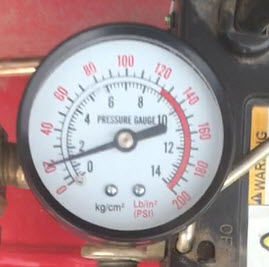
#> input picture Computer vision/Computer vision/Capture_image_method/images/1.jpg, 269 x 267 px, given in place of the camera
$ python test_video_2.py
#> lines starting #> are read from the running program, lines starting #| are printed output that depends on the picture; after the words box and inside, x2 and y2 are one past the last pixel; in counts of white or black regions, pixels touching at a corner belong together
import numpy as np
import cv2
import time

print("This program will recognize gauge meter value from camera, please aim the camera to gauge!")
print("Initial parameter of gauge:")
min_angle = 40
max_angle = 314.5
min_value = 0
max_value = 120
units = 'Degree'
url = 'http://10.10.27.215'


def avg_circles(circles, b):
    avg_x=0
    avg_y=0
    avg_r=0
    for i in range(b):
        #optional - average for multiple circles (can happen when a gauge is at a slight angle)
        avg_x = avg_x + circles[0][i][0]
        avg_y = avg_y + circles[0][i][1]
        avg_r = avg_r + circles[0][i][2]
    avg_x = int(avg_x/(b))
    avg_y = int(avg_y/(b))
    avg_r = int(avg_r/(b))
    return avg_x, avg_y, avg_r

def dist_2_pts(x1, y1, x2, y2):
    #print np.sqrt((x2-x1)^2+(y2-y1)^2)
	return np.sqrt((x2 - x1)**2 + (y2 - y1)**2)

cap = cv2.VideoCapture(0)

while(cap.isOpened()):
	while True:
		try:
			ret, img = cap.read()
#> img is the input picture: shape (267, 269, 3); mean B, G, R 144.6, 142.7, 162.1
			cv2.imshow('Analog Gauge Reader', img)

			#calibrate function
			#======================================================================================
			img_blur = cv2.GaussianBlur(img, (5,5), 3)
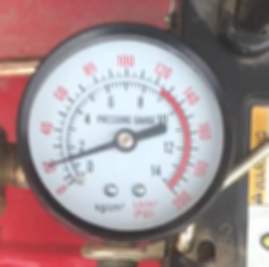
#> img_blur: shape (267, 269, 3); mean B, G, R 144.6, 142.7, 162.1
			gray = cv2.cvtColor(img_blur, cv2.COLOR_BGR2GRAY)  #convert to gray
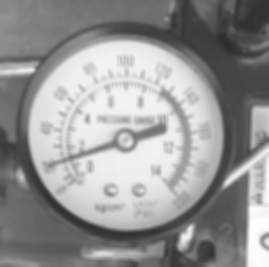
#> gray: shape (267, 269); min 45, max 255, mean 148.7
			height, width = img.shape[:2]
#> height = 267; width = 269

			#restricting the search from 35-48% of the possible radii gives fairly good results across different samples.  Remember that
			#these are pixel values which correspond to the possible radii search range.
			circles = cv2.HoughCircles(gray, cv2.HOUGH_GRADIENT, 1, 20, np.array([]), 100, 50, int(height*0.35), int(height*0.48))
#> circles = [[126.5, 131.5, 98]]
			# average found circles, found it to be more accurate than trying to tune HoughCircles parameters to get just the right one
			a, b, c = circles.shape
#> a = 1; b = 1; c = 3
			x,y,r = avg_circles(circles, b)
#> the loop in avg_circles, `for i in range(b):` made 1 pass
#> after the loop in avg_circles, `for i in range(b):`: avg_r = 98; avg_x = 126.5; avg_y = 131.5
#> in avg_circles, `avg_x = int(avg_x/(b))`: avg_x = 126
#> in avg_circles, `avg_y = int(avg_y/(b))`: avg_y = 131
#> x = 126; y = 131; r = 98

			#draw center and circle
			cv2.circle(img, (x, y), r, (0, 0, 255), 3, cv2.LINE_AA)  # draw circle
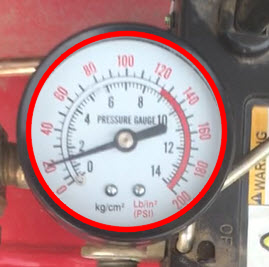
#> img: shape (267, 269, 3); 5.8% of pixels changed, all inside (x1, y1, x2, y2) = (25, 30, 228, 233)
			cv2.circle(img, (x, y), 2, (0, 255, 0), 3, cv2.LINE_AA)  # draw center of circle
#> img: shape (267, 269, 3); 0.11% of pixels changed, all inside (x1, y1, x2, y2) = (121, 127, 132, 136)

			separation = 10.0 #in degrees
			interval = int(360 / separation)
			p1 = np.zeros((interval,2))  #set empty arrays
			p2 = np.zeros((interval,2))
			p_text = np.zeros((interval,2))
			for i in range(0,interval):
				for j in range(0,2):
					if (j%2==0):
						p1[i][j] = x + 0.9 * r * np.cos(separation * i * 3.14 / 180) #point for lines
					else:
						p1[i][j] = y + 0.9 * r * np.sin(separation * i * 3.14 / 180)
#> after the loop, p1 = 36 pairs, first value 37.8 to 214.2, second value 42.8 to 219.2
			text_offset_x = 10
			text_offset_y = 5
			for i in range(0, interval):
				for j in range(0, 2):
					if (j % 2 == 0):
						p2[i][j] = x + r * np.cos(separation * i * 3.14 / 180)
						p_text[i][j] = x - text_offset_x + 1.2 * r * np.cos((separation) * (i+9) * 3.14 / 180) #point for text labels, i+9 rotates the labels by 90 degrees
					else:
						p2[i][j] = y + r * np.sin(separation * i * 3.14 / 180)
						p_text[i][j] = y + text_offset_y + 1.2* r * np.sin((separation) * (i+9) * 3.14 / 180)  # point for text labels, i+9 rotates the labels by 90 degrees
#> after the loop, p2 = 36 pairs, first value 28 to 224, second value 33 to 229; p_text = 36 pairs, first value -1.6 to 233.6, second value 18.4 to 253.6

			#add the lines and labels to the image
			for i in range(0,interval):
				cv2.line(img, (int(p1[i][0]), int(p1[i][1])), (int(p2[i][0]), int(p2[i][1])),(0, 255, 0), 2)
				cv2.putText(img, '%s' %(int(i*separation)), (int(p_text[i][0]), int(p_text[i][1])), cv2.FONT_HERSHEY_SIMPLEX, 0.3,(0,0,0),1,cv2.LINE_AA)
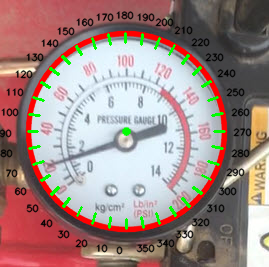
#> img: shape (267, 269, 3); mean B, G, R 133.8, 136.9, 161

			#======================================================================================
			#//////////////////////////////////////////////////////////////////////////////////////
			gray2 = cv2.cvtColor(img, cv2.COLOR_BGR2GRAY)
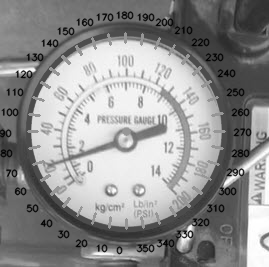
#> gray2: shape (267, 269); min 0, max 255, mean 143.7

			# Set threshold and maxValue
			thresh = 175
			maxValue = 255

			# apply thresholding which helps for finding lines
			th, dst2 = cv2.threshold(gray2, thresh, maxValue, cv2.THRESH_BINARY_INV);
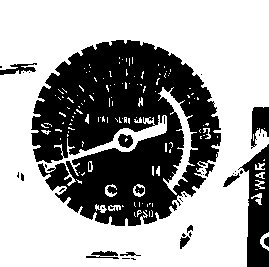
#> dst2: shape (267, 269); 63.2% white; 37 black regions (25 under 20 px), largest, box (x1, y1, x2, y2) and area: (31, 40, 221, 226) 22912, (238, 144, 269, 267) 2129, (251, 107, 269, 149) 463
#> th = 175

			# find lines
			minLineLength = 10
			maxLineGap = 0
			lines = cv2.HoughLinesP(image=dst2, rho=3, theta=np.pi / 180, threshold=100,minLineLength=minLineLength, maxLineGap=0)  # rho is set to 3 to detect more lines, easier to get more then filter them out later
#> lines = 517 rows, first 6: [224, 182, 253, 0], [10, 74, 17, 266], [0, 27, 248, 27], [219, 266, 223, 28], [1, 75, 5, 266], [0, 8, 268, 17]

			# remove all lines outside a given radius
			final_line_list = []
			#print "radius: %s" %r

			diff1LowerBound = 0.15 #diff1LowerBound and diff1UpperBound determine how close the line should be from the center
			diff1UpperBound = 0.25
			diff2LowerBound = 0.5 #diff2LowerBound and diff2UpperBound determine how close the other point of the line should be to the outside of the gauge
			diff2UpperBound = 1.0
			for i in range(0, len(lines)):
				for x1, y1, x2, y2 in lines[i]:
					diff1 = dist_2_pts(x, y, x1, y1)  # x, y is center of circle
					diff2 = dist_2_pts(x, y, x2, y2)  # x, y is center of circle
					#set diff1 to be the smaller (closest to the center) of the two), makes the math easier
					if (diff1 > diff2):
						temp = diff1
						diff1 = diff2
						diff2 = temp
					# check if line is within an acceptable range
					if (((diff1<diff1UpperBound*r) and (diff1>diff1LowerBound*r) and (diff2<diff2UpperBound*r)) and (diff2>diff2LowerBound*r)):
						line_length = dist_2_pts(x1, y1, x2, y2)
						# add to final list
						final_line_list.append([x1, y1, x2, y2])
#> after the loop, final_line_list = [[47, 165, 108, 144]]; temp = 107.7

			# assumes the first line is the best one
			x1 = final_line_list[0][0]
#> x1 = 47
			y1 = final_line_list[0][1]
#> y1 = 165
			x2 = final_line_list[0][2]
#> x2 = 108
			y2 = final_line_list[0][3]
#> y2 = 144
			cv2.line(img, (x1, y1), (x2, y2), (0, 255, 0), 2)
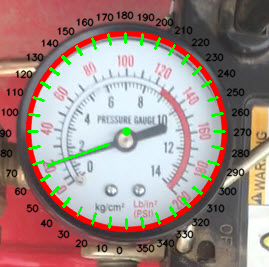
#> img: shape (267, 269, 3); 0.25% of pixels changed, all inside (x1, y1, x2, y2) = (46, 143, 110, 167)

			#for testing purposes, show the line overlayed on the original image
			#cv2.imwrite(folder_path + "/" + filename + "-needle.jpg", img)

			#find the farthest point from the center to be what is used to determine the angle
			dist_pt_0 = dist_2_pts(x, y, x1, y1)
#> dist_pt_0 = 86.01
			dist_pt_1 = dist_2_pts(x, y, x2, y2)
#> dist_pt_1 = 22.2
			if (dist_pt_0 > dist_pt_1):
				x_angle = x1 - x
#> x_angle = -79
				y_angle = y - y1
#> y_angle = -34
			else:
				x_angle = x2 - x
				y_angle = y - y2
			# take the arc tan of y/x to find the angle
			res = np.arctan(np.divide(float(y_angle), float(x_angle)))
#> res = 0.406
			# [8 lines of commented-out code are left out]
			res = np.rad2deg(res)
#> res = 23.29
			if x_angle > 0 and y_angle > 0:  #in quadrant I
				final_angle = 270 - res
			if x_angle < 0 and y_angle > 0:  #in quadrant II
				final_angle = 90 - res
			if x_angle < 0 and y_angle < 0:  #in quadrant III
				final_angle = 90 - res
#> final_angle = 66.71
			if x_angle > 0 and y_angle < 0:  #in quadrant IV
				final_angle = 270 - res

			#print final_angle

			old_min = float(min_angle)
			old_max = float(max_angle)

			new_min = float(min_value)
			new_max = float(max_value)

			old_value = final_angle
#> old_value = 66.71

			old_range = (old_max - old_min)
			new_range = (new_max - new_min)
			new_value = (((old_value - old_min) * new_range) / old_range) + new_min
#> new_value = 11.68

			val = new_value
#> val = 11.68
			#//////////////////////////////////////////////////////////////////////////////////////
			print ("Current reading: %s %s" %(("%.2f" % val), units))
#| Current reading: 11.68 Degree

			#interupt
			if cv2.waitKey(30) & 0xff == ord('q'):
#> (key q is pressed here)
				break

		except ValueError as ve:
			#print('Error read the image!!')
			x = "do nothing"
		except IndexError:
			#print('Error calculate the value!!')
			x = "do nothing"

	cap.release()
	cv2.destroyAllWindows()
else:
	print("Alert ! Camera disconnected")

$ run again, on Computer vision/Computer vision/Capture_image_method/images/7.jpg
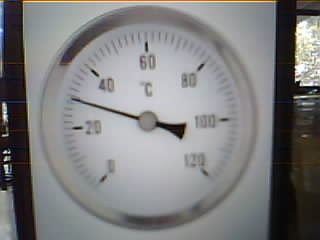
#> input picture Computer vision/Computer vision/Capture_image_method/images/7.jpg, 320 x 240 px, given in place of the camera
#> img is the input picture: shape (240, 320, 3); mean B, G, R 127.1, 126.7, 127
#> circles = [[148.5, 120.5, 109.9]]
#> the loop in avg_circles, `for i in range(b):` made 1 pass
#> after the loop in avg_circles, `for i in range(b):`: avg_r = 109.9; avg_x = 148.5; avg_y = 120.5
#> in avg_circles, `avg_x = int(avg_x/(b))`: avg_x = 148
#> in avg_circles, `avg_y = int(avg_y/(b))`: avg_y = 120
#> in avg_circles, `avg_r = int(avg_r/(b))`: avg_r = 109
#> `x,y,r = avg_circles(circles, b)`: x = 148; y = 120; r = 109
#> after the loop `for i in range(0,interval):`: p1 = 36 pairs, first value 49.9 to 246.1, second value 21.9 to 218.1
#> after the loop `for i in range(0, interval):`: p2 = 36 pairs, first value 39 to 257, second value 11 to 229; p_text = 36 pairs, first value 7.2 to 268.8, second value -5.8 to 255.8
#> after the loop `for i in range(0,interval):`:
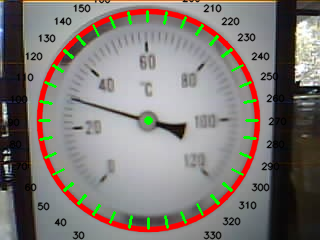
#> img: shape (240, 320, 3); mean B, G, R 117.8, 122.1, 128.6
#> `th, dst2 = cv2.threshold(gray2, thresh, maxValue, cv2.THRESH_BINARY_IN..`:
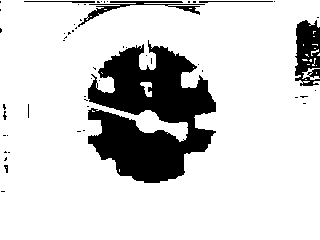
#> dst2: shape (240, 320); 82.9% white; 54 black regions (48 under 20 px), largest, box (x1, y1, x2, y2) and area: (88, 40, 216, 183) 10951, (295, 20, 320, 86) 1235, (78, 1, 205, 27) 593, (24, 1, 95, 3) 94, (199, 1, 273, 3) 83, (4, 165, 8, 173) 21
#> th = 175
#> lines = 790 rows, first 6: [8, 172, 319, 222], [0, 235, 319, 235], [0, 186, 319, 231], [170, 133, 182, 138], [0, 62, 319, 0], [0, 223, 319, 234]
#> after the loop `for i in range(0, len(lines)):`: final_line_list = []; temp = 116.8
#> `x = "do nothing"`: x = 'do nothing'
